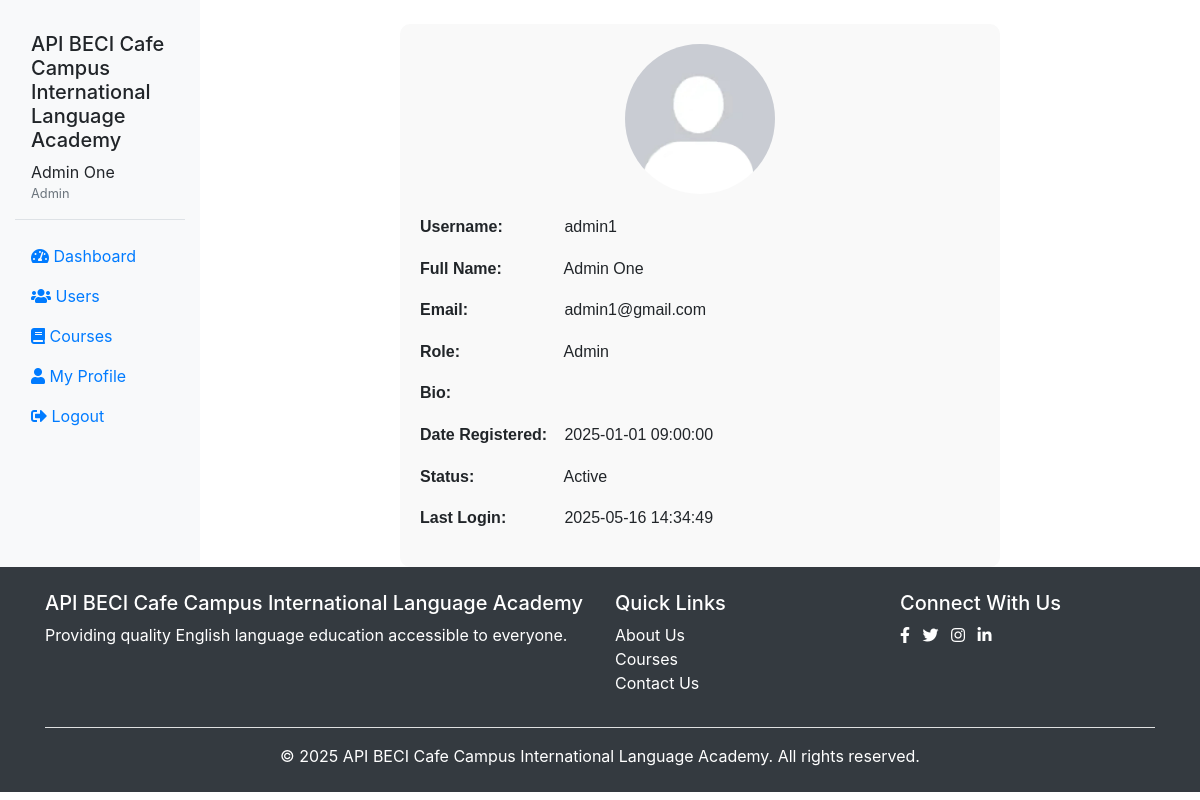
Screenshot of /user/profile.php (signed in) with the database file from the repository.
### tables this page shows
CREATE TABLE `users` (
  `user_id` int(11) NOT NULL,
  `username` varchar(50) NOT NULL,
  `password` varchar(255) NOT NULL,
  `email` varchar(100) NOT NULL,
  `first_name` varchar(50) NOT NULL,
  `last_name` varchar(50) NOT NULL,
  `role` enum('admin','teacher','student','librarian') NOT NULL,
  `profile_picture` varchar(255) DEFAULT NULL,
  `bio` text DEFAULT NULL,
  `date_registered` datetime DEFAULT current_timestamp(),
  `last_login` datetime DEFAULT NULL,
  `status` enum('active','inactive','suspended') DEFAULT 'active',
  `reset_token` varchar(255) DEFAULT NULL,
  `reset_expires` datetime DEFAULT NULL
);

### includes/auth.php (called while the page is built, shortened)
<?php
require_once 'db.php';
class Auth {
    public static function isLoggedIn() {
        return isset($_SESSION['user_id']);
    }
    public static function getCurrentUser() {
        $sql = "SELECT * FROM users WHERE user_id = :user_id";
        $user = db()->fetch($sql, ['user_id' => $_SESSION['user_id']]);
        if ($user) {
            unset($user['password']);
        }
        return $user;
    }
}

### includes/db.php (called while the page is built, shortened)
<?php
class Database {
    private $conn;
    private static $instance = null;
    private function __construct() {
        try {
            $this->conn = new PDO(
                "mysql:host=" . DB_HOST . ";dbname=" . DB_NAME . ";charset=utf8",
                DB_USER,
                DB_PASS,
                [
                    PDO::ATTR_ERRMODE => PDO::ERRMODE_EXCEPTION,
                    PDO::ATTR_DEFAULT_FETCH_MODE => PDO::FETCH_ASSOC,
                    PDO::ATTR_EMULATE_PREPARES => true
                ]
            );
        } catch (PDOException $e) {
            if (DEBUG_MODE) {
                die("Database Connection Error: " . $e->getMessage());
            } else {
                die("Database connection failed. Please try again later.");
            }
        }
    }
    public static function getInstance() {
        if (self::$instance === null) {
            self::$instance = new self();
        }
        return self::$instance;
    }
    public function query($sql, $params = []) {
        try {
            $stmt = $this->conn->prepare($sql);
            $stmt->execute($params);
            return $stmt;
        } catch (PDOException $e) {
            if (DEBUG_MODE) {
                die("Query Error: " . $e->getMessage() . " in query: " . $sql);
            } else {
                die("An error occurred while processing your request.");
            }
        }
    }
    public function fetch($sql, $params = []) {
        $stmt = $this->query($sql, $params);
        return $stmt->fetch();
    }
}
function db() {
    return Database::getInstance();
}

### user/profile.php (the view, shortened to what this page needs)
<?php
require_once '../includes/db.php';
require_once '../includes/auth.php';
$user = Auth::getCurrentUser();
?>
<!DOCTYPE html>
<html>
<head>
    <link rel="stylesheet" href="https://stackpath.bootstrapcdn.com/bootstrap/4.5.2/css/bootstrap.min.css">
    <link rel="stylesheet" href="https://cdnjs.cloudflare.com/ajax/libs/font-awesome/5.15.1/css/all.min.css">
    <link rel="stylesheet" href="../public/assets/style.css">
</head>
<body>
<div class="container-fluid">
    <div class="row">
        <?php include '../includes/sidebar.php'; ?>
        <main class="col-md-9 ms-sm-auto col-lg-10 px-md-4">
            <div class="profile-container mt-4">
                <?php if (!empty($user['profile_picture'])): ?>
                <img src="<?= htmlspecialchars($user['profile_picture']) ?>" alt="Profile Picture" class="profile-picture">
                <?php else: ?>
                <img src="../public/images/default-profile.jpg" alt="Default Profile" class="profile-picture">
                <?php endif; ?>
                <div class="profile-info">
                    <p><strong>Username:</strong> <?= htmlspecialchars($user['username']) ?></p>
                    <p><strong>Full Name:</strong> <?= htmlspecialchars($user['first_name'] . ' ' . $user['last_name']) ?></p>
                    <p><strong>Email:</strong> <?= htmlspecialchars($user['email']) ?></p>
                    <p><strong>Role:</strong> <?= ucfirst(htmlspecialchars($user['role'])) ?></p>
                    <p><strong>Bio:</strong> <?= nl2br(htmlspecialchars($user['bio'] ?? '')) ?></p>
                    <p><strong>Date Registered:</strong> <?= htmlspecialchars($user['date_registered']) ?></p>
                    <p><strong>Status:</strong> <?= ucfirst(htmlspecialchars($user['status'])) ?></p>
                    <p><strong>Last Login:</strong> <?= htmlspecialchars($user['last_login']) ?? 'Never' ?></p>
                </div>
            </div>
        </main>
    </div>
</div>
    <?php include '../includes/footer.php'; ?>
</body>
</html>

### includes/sidebar.php (shortened to what this page needs)
<?php
$user = Auth::getCurrentUser();
$currentPage = basename($_SERVER['PHP_SELF']);
?>
<nav id="sidebar" class="col-md-3 col-lg-2 d-md-block bg-light sidebar collapse">
    <div class="position-sticky pt-3">
        <div class="sidebar-header p-3 mb-3 border-bottom">
            <h5><?php echo APP_NAME; ?></h5>
            <div class="user-info">
                <div>
                    <?php echo $user['first_name'] . ' ' . $user['last_name']; ?>
                    <small class="d-block text-muted"><?php echo ucfirst($user['role']); ?></small>
                </div>
            </div>
        </div>
        <ul class="nav flex-column">
            <?php if ($user['role'] == 'admin'): ?>
                <li class="nav-item">
                    <a class="nav-link <?php echo $currentPage == 'index.php' ? 'active' : ''; ?>" href="../admin/index.php">
                        <i class="fas fa-tachometer-alt"></i> Dashboard
                    </a>
                </li>
                <li class="nav-item">
                    <a class="nav-link <?php echo $currentPage == 'users.php' && strpos($_SERVER['REQUEST_URI'], 'users') !== false ? 'active' : ''; ?>" href="../admin/users.php">
                        <i class="fas fa-users"></i> Users
                    </a>
                </li>
                <li class="nav-item">
                    <a class="nav-link <?php echo $currentPage == 'courses.php' && strpos($_SERVER['REQUEST_URI'], 'courses') !== false ? 'active' : ''; ?>" href="../admin/courses.php">
                        <i class="fas fa-book"></i> Courses
                    </a>
                </li>
            <?php endif; ?>
            <li class="nav-item">
                <a class="nav-link" href="../user/profile.php">
                    <i class="fas fa-user"></i> My Profile
                </a>
            </li>
            <li class="nav-item">
                <a class="nav-link" href="../user/logout.php">
                    <i class="fas fa-sign-out-alt"></i> Logout
                </a>
            </li>
        </ul>
    </div>
</nav>

### public/assets/style.css (style rules this page uses)
.profile-container { padding: 20px; max-width: 600px; margin: auto; background: #f9f9f9; border-radius: 10px; }
.profile-picture { width: 150px; height: 150px; border-radius: 50%; object-fit: cover; display: block; margin: 0 auto 20px; }
.profile-info { font-family: Arial, sans-serif; line-height: 1.6; }
.profile-info strong { display: inline-block; width: 140px; }

### rows the page displays
users: first_name "Admin", last_name "One", role "Admin", username "admin1", first_name+last_name "Admin One", email "admin1@gmail.com", date_registered "2025-01-01 09:00:00", status "Active", last_login "2025-05-16 14:34:49"

### other values shown
APP_NAME "API BECI Cafe Campus International Language Academy"
